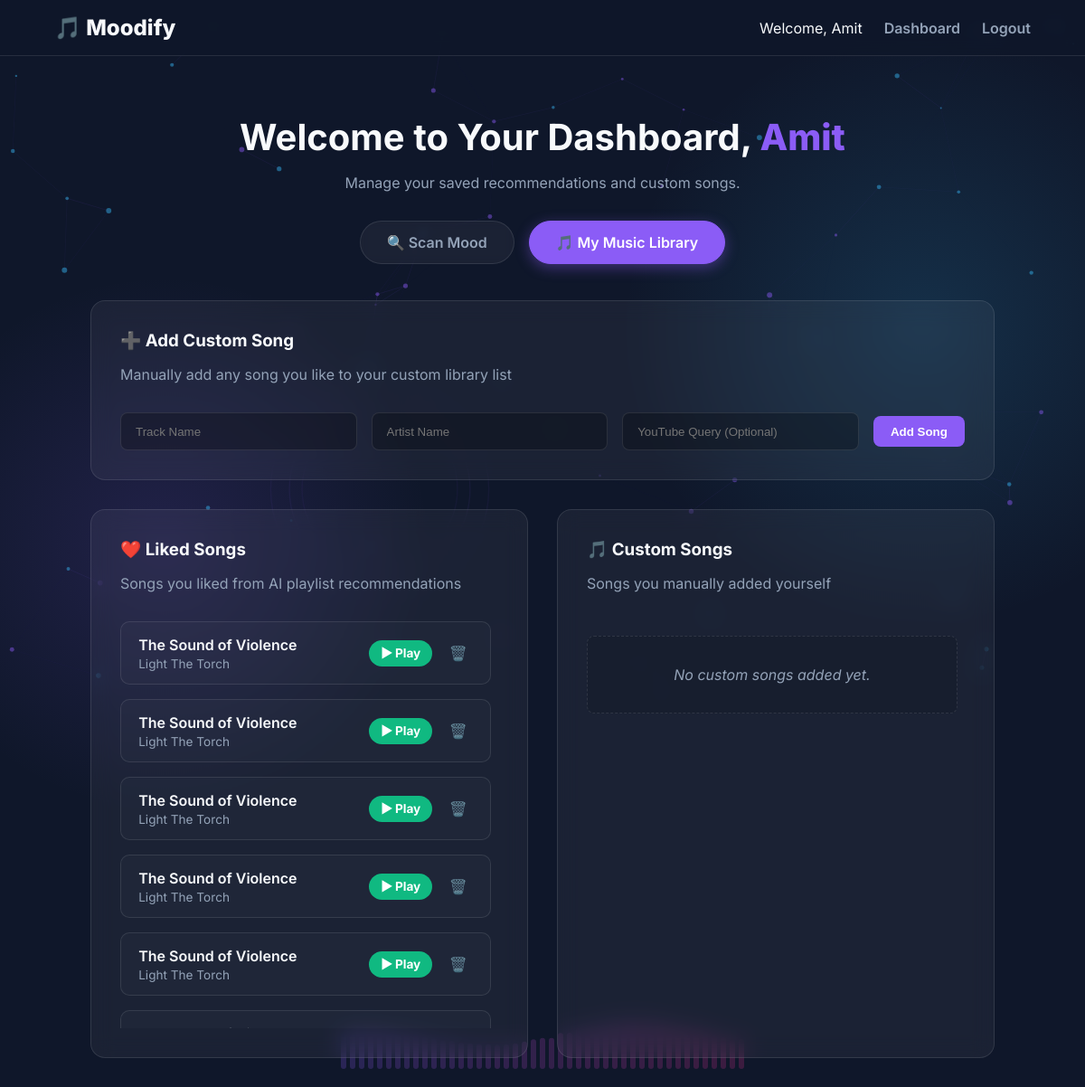
The app's page /dashboard (signed in) with its own data.
### tables this page shows
CREATE TABLE liked_songs (
                id INTEGER PRIMARY KEY AUTOINCREMENT,
                user_id INTEGER NOT NULL,
                track_name TEXT NOT NULL,
                artist_name TEXT NOT NULL,
                youtube_query TEXT,
                FOREIGN KEY (user_id) REFERENCES users (id)
            );

### webapp/app.py (the view)
@app.route('/dashboard')
def dashboard():
    if 'user_id' not in session:
        flash('Please login or register to access the dashboard.', 'error')
        return redirect(url_for('auth'))
    user_id = session['user_id']
    liked_songs = db.get_liked_songs(user_id)
    added_songs = db.get_added_songs(user_id)
    return render_template('dashboard.html', liked_songs=liked_songs, added_songs=added_songs)

### database/db.py (called while the page is built)
def get_db():
    conn = sqlite3.connect(DB_PATH)
    conn.row_factory = sqlite3.Row
    return conn

def get_liked_songs(user_id):
    conn = get_db()
    songs = conn.execute('SELECT * FROM liked_songs WHERE user_id = ?', (user_id,)).fetchall()
    conn.close()
    return [dict(s) for s in songs]

def get_added_songs(user_id):
    conn = get_db()
    songs = conn.execute('SELECT * FROM added_songs WHERE user_id = ?', (user_id,)).fetchall()
    conn.close()
    return [dict(s) for s in songs]

### webapp/app.py (called while the page is built)
@app.before_request
def check_guest_sessions():
    if 'user_id' not in session:
        if 'guest_sessions' not in session:
            session['guest_sessions'] = 0

### webapp/templates/dashboard.html (shortened to what this page needs)
{% extends "base.html" %}
{% block content %}
<div class="dashboard-header">
    <h2>Welcome to Your Dashboard, <span class="highlight">{{ session.username }}</span></h2>
    <p>Manage your saved recommendations and custom songs.</p>
</div>
<div class="dashboard-tabs">
    <a href="{{ url_for('index') }}" class="tab-btn" id="btn-mood-tab">🔍 Scan Mood</a>
    <a href="{{ url_for('dashboard') }}" class="tab-btn active" id="btn-library-tab">🎵 My Music Library</a>
</div>
<div class="dashboard-container">
    <div class="library-wrapper">
        <div class="add-song-card glass-panel mb-4">
            <h3>➕ Add Custom Song</h3>
            <p class="subtitle">Manually add any song you like to your custom library list</p>
            <form id="add-song-form" class="inline-form" onsubmit="addCustomSong(event)">
                <div class="form-row">
                    <div class="input-group">
                        <input type="text" id="add-track-name" placeholder="Track Name" required>
                    </div>
                    <div class="input-group">
                        <input type="text" id="add-artist-name" placeholder="Artist Name" required>
                    </div>
                    <div class="input-group">
                        <input type="text" id="add-youtube-query" placeholder="YouTube Query (Optional)">
                    </div>
                    <button type="submit" class="btn-primary">Add Song</button>
                </div>
            </form>
        </div>
        <div class="library-grids">
            <div class="library-section glass-panel">
                <h3>❤️ Liked Songs</h3>
                <p class="subtitle">Songs you liked from AI playlist recommendations</p>
                <div class="library-list" id="liked-songs-list">
                    {% if liked_songs %}
                        {% for song in liked_songs %}
                        <div class="library-item-card" id="liked-song-{{ song.id }}">
                            <div class="song-meta">
                                <span class="song-title">{{ song.track_name }}</span>
                                <span class="song-artist">{{ song.artist_name }}</span>
                            </div>
                            <div class="item-actions">
                                <a href="https://www.youtube.com/results?search_query={{ song.youtube_query|urlencode }}" target="_blank" class="btn-play-mini">▶ Play</a>
                                <button class="btn-remove" onclick="removeLikedSong({{ song.id }})" title="Remove from Likes">🗑️</button>
                            </div>
                        </div>
                        {% endfor %}
                    {% else %}
                        <p class="no-songs">No liked songs yet. Try scanning your mood!</p>
                    {% endif %}
                </div>
            </div>
            <div class="library-section glass-panel">
                <h3>🎵 Custom Songs</h3>
                <p class="subtitle">Songs you manually added yourself</p>
                <div class="library-list" id="added-songs-list">
                    {% if added_songs %}
                        {% for song in added_songs %}
                        <div class="library-item-card" id="added-song-{{ song.id }}">
                            <div class="song-meta">
                                <span class="song-title">{{ song.track_name }}</span>
                                <span class="song-artist">{{ song.artist_name }}</span>
                            </div>
                            <div class="item-actions">
                                <a href="https://www.youtube.com/results?search_query={{ song.youtube_query|urlencode }}" target="_blank" class="btn-play-mini">▶ Play</a>
                                <button class="btn-remove" onclick="removeAddedSong({{ song.id }})" title="Remove song">🗑️</button>
                            </div>
                        </div>
                        {% endfor %}
                    {% else %}
                        <p class="no-songs" id="no-added-songs-msg">No custom songs added yet.</p>
                    {% endif %}
                </div>
            </div>
        </div>
    </div>
</div>
{% endblock %}

### webapp/templates/base.html (shortened to what this page needs)
<!DOCTYPE html>
<html lang="en">
<head>
    <link rel="stylesheet" href="{{ url_for('static', filename='style.css') }}">
</head>
<body>
    <canvas id="harmonia-bg" style="position:fixed;inset:0;width:100%;height:100%;z-index:-1;pointer-events:none;"></canvas>
    <nav class="glass-nav">
        <div class="logo">🎵 Moodify</div>
        <div class="nav-links">
            {% if session.get('user_id') %}
                <span>Welcome, {{ session.username }}</span>
                <a href="{{ url_for('dashboard') }}" class="btn-text">Dashboard</a>
                <a href="{{ url_for('logout') }}" class="btn-text">Logout</a>
            {% else %}
                <a href="{{ url_for('index') }}" class="btn-text">Home</a>
                <a href="{{ url_for('auth') }}" class="btn-primary">Login / Sign Up</a>
            {% endif %}
        </div>
    </nav>
    <div class="container">
        {% block content %}{% endblock %}
    </div>
</body>
</html>

### records on screen
liked_songs: track_name "The Sound of Violence", artist_name "Light The Torch"
liked_songs: track_name "The Sound of Violence", artist_name "Light The Torch"
liked_songs: track_name "The Sound of Violence", artist_name "Light The Torch"
liked_songs: track_name "The Sound of Violence", artist_name "Light The Torch"
liked_songs: track_name "The Sound of Violence", artist_name "Light The Torch"

### other values on screen
{{ session.username }} "Amit"
